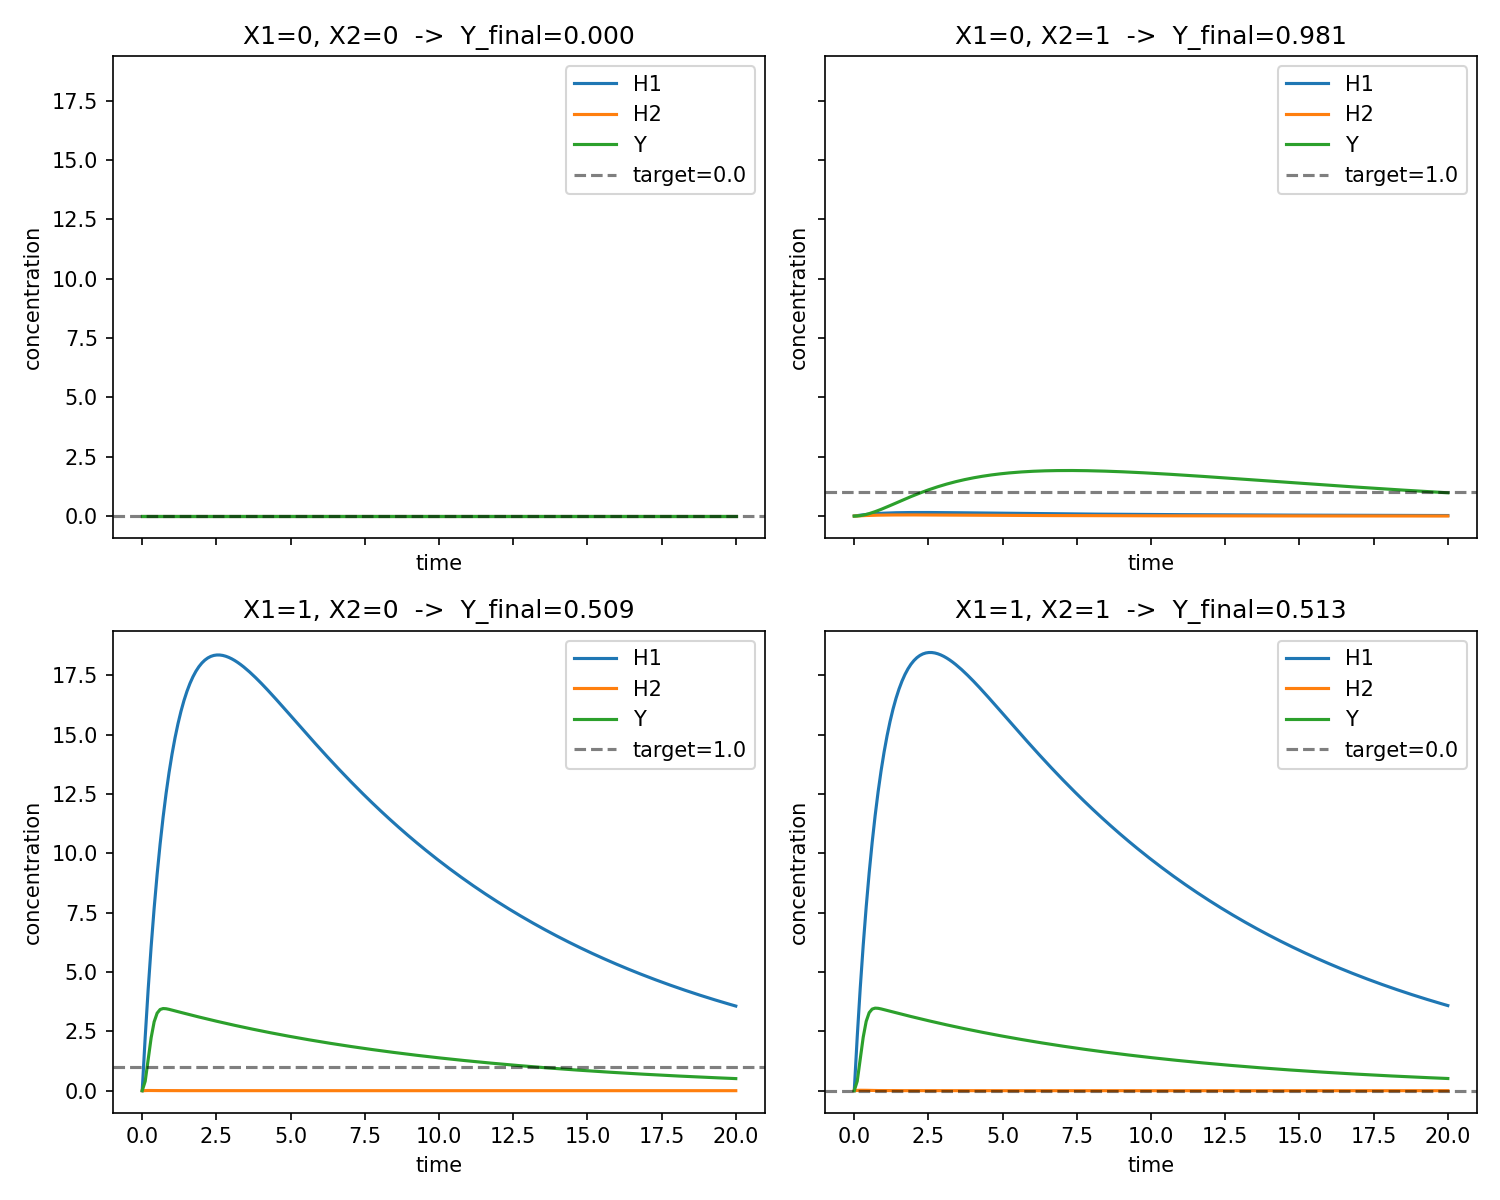

Source code (Python):
"""Diagnostic: simulate each XOR case with the trained weights and plot trajectories."""
import numpy as np
import matplotlib.pyplot as plt
import tellurium as te
from cherry_qian_wta_xor_tellurium import (
    ANTIMONY_MODEL, WEIGHT_NAMES, load_model_with_weights, XOR_INPUTS, XOR_TARGETS
)

# Use the trained weights from the last run
final_weights = np.array([
    23.768063568111806,
    0.20840117539467454,
    0.05513583356716048,
    0.07423392530758018,
    3.6381606842698226,
    3.420143781070516,
])

fig, axes = plt.subplots(2, 2, figsize=(10, 8), sharex=True, sharey=True)
axes = axes.ravel()

for ax, (x1, x2), target in zip(axes, XOR_INPUTS, XOR_TARGETS):
    r = load_model_with_weights(final_weights)
    r.X1 = x1
    r.X2 = x2
    result = r.simulate(0, 20, 200)
    t = result[:, 0]
    ax.plot(t, result["[H1]"], label="H1")
    ax.plot(t, result["[H2]"], label="H2")
    ax.plot(t, result["[Y]"], label="Y")
    ax.axhline(target, color="k", linestyle="--", alpha=0.5, label=f"target={target}")
    ax.set_title(f"X1={int(x1)}, X2={int(x2)}  ->  Y_final={result['[Y]'][-1]:.3f}")
    ax.set_xlabel("time")
    ax.set_ylabel("concentration")
    ax.legend(loc="upper right")

plt.tight_layout()
plt.savefig("Analysis/cherry_qian_wta_xor_tellurium_diagnostic.png", dpi=150)
print("Saved Analysis/cherry_qian_wta_xor_tellurium_diagnostic.png")

# Also print the final Y for each case
print("\nFinal outputs:")
for (x1, x2), target in zip(XOR_INPUTS, XOR_TARGETS):
    r = load_model_with_weights(final_weights)
    r.X1 = x1
    r.X2 = x2
    y = r.simulate(0, 20, 200)["[Y]"][-1]
    print(f"  X1={int(x1)} X2={int(x2)}  target={target}  Y={y:.4f}")
